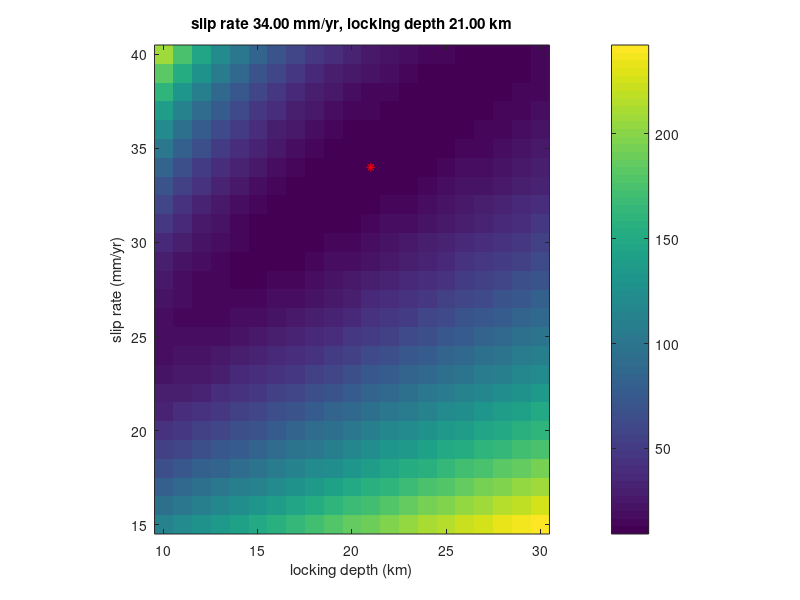

Here is the MATLAB script that generated this plot:
% grid_search_saf.m - a grid search for the slip rate and locking depth
% of the san andreas fault

% gjf, 29-nov-2022

close all

load gps_data.dat

% x is the distance of each gps station from the fault in km
x = gps_data(:,1);
% v is the fault-parallel velocity in mm/yr
v = gps_data(:,2);

% set up the values of slip rate and locking depth to evaluate
s = 15:40;   % slip rate (mm/yr)
d = 10:30;   % locking depth (km)

penalty=zeros(length(s),length(d));

% loop over slip rate
for i=1:length(s)
    
   % and locking depth
   for j=1:length(d)
    
       % evaluate the arctangent function
       v_prime = -(s(i)/pi)*atan(x/d(j));
       v_shift=mean(v-v_prime);   % the mean residual
       % total squared penalty with the mean residual removed
       penalty(i,j)=(v-v_prime-v_shift)'*(v-v_prime-v_shift);
    
   end
    
end

% plot the results

figure;
imagesc(d,s,penalty);
axis image
axis xy
colorbar
xlabel('locking depth (km)')
ylabel('slip rate (mm/yr)')
hold on

% find the minimum
[min_i,min_j]=find(penalty==min(min(penalty)));
fprintf(1,'best penalty %f, slip rate %5.2f mm/yr, locking depth %5.2f km\n',...
    penalty(min_i,min_j), s(min_i), d(min_j));
plot(d(min_j),s(min_i),'r*')
title(sprintf('slip rate %5.2f mm/yr, locking depth %5.2f km',...
    s(min_i), d(min_j)));


